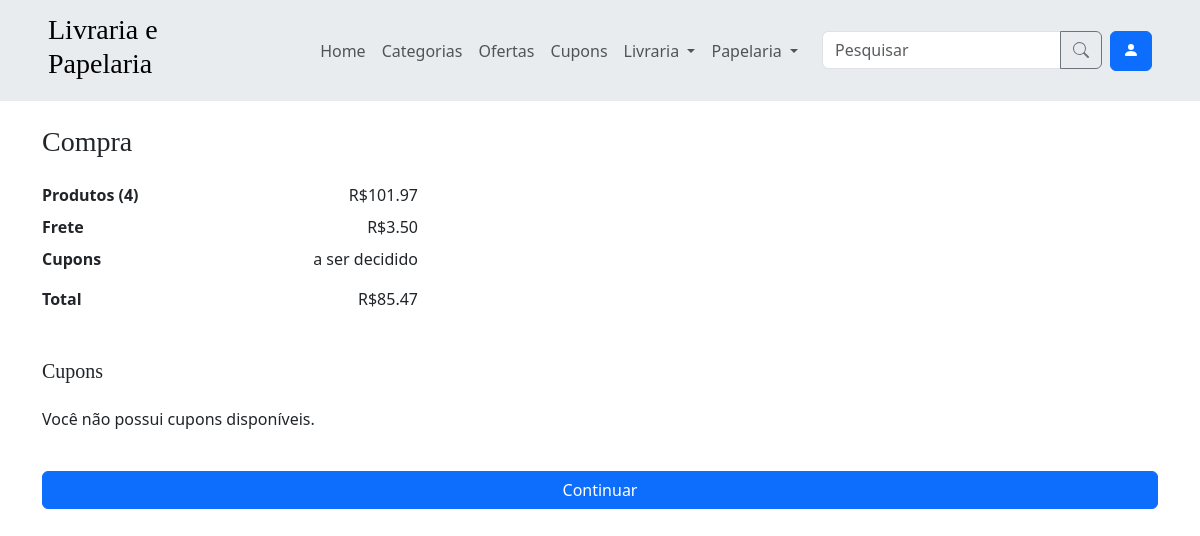
Page /compra/cupons/2 (signed in) on the earlier database version.
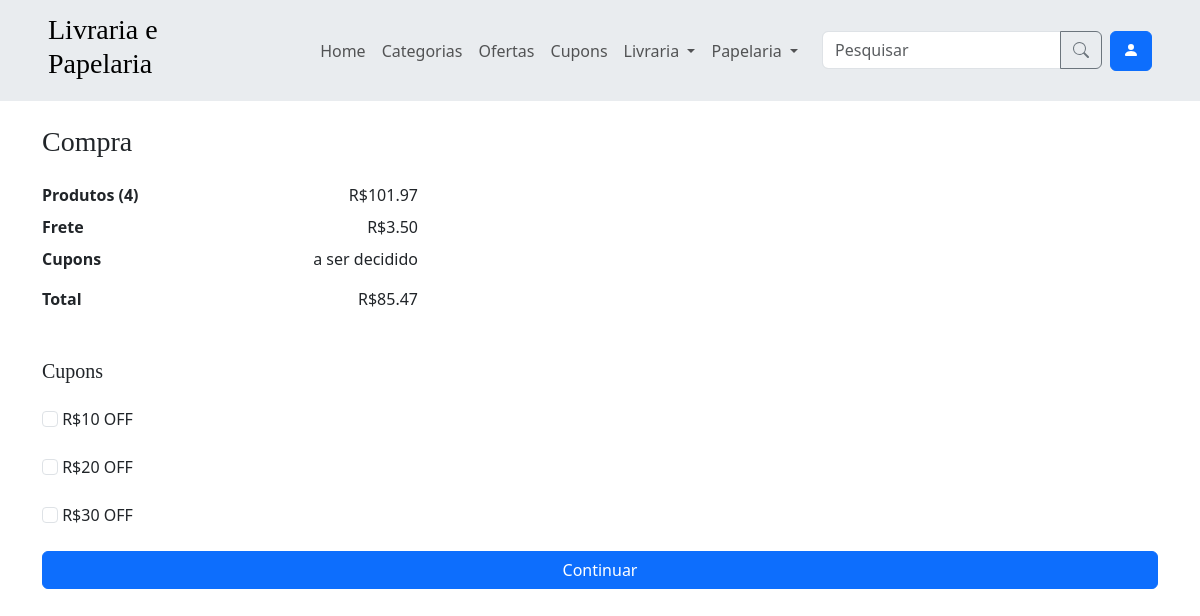
Same page on the later database version.
### app/models.py (models this page shows, shortened)
class Cupom(models.Model):
    nome = models.CharField(max_length=100, null=True, blank=True)
    desconto = models.DecimalField(max_digits=10, decimal_places=2)
    data_inicio = models.DateTimeField()
    data_fim = models.DateTimeField()
    compras = models.ManyToManyField(Compra, blank=True)
    def is_valido(self, usuario):
        dentro_do_tempo = self.data_inicio <= timezone.now() <= self.data_fim
        usuario_nao_usou = not self.compras.filter(usuario=usuario).exists()
        return dentro_do_tempo and usuario_nao_usou
    class Meta:
        verbose_name = verbose_name_plural = 'Cupom'

### app/views_compra.py (the view)
# urls.py: path('compra/cupons/<int:id_compra>', views_compra.compra_cupons, name='compra_cupons'),
@login_required
@user_passes_test(usuario_comum)
def compra_cupons(request, id_compra):
    compra = get_object_or_404(Compra, id=id_compra)
    if request.method == 'POST':
        cupons = request.POST.getlist('cupons')
        compra.cupom_set.set(cupons)
        return redirect('compra_pagamento', id_compra=id_compra)
    cupons = [cupom for cupom in Cupom.objects.all() if cupom.is_valido(request.user)]
    return render(request, 'compra_cupons.html', {'compra': compra, 'cupons': cupons})

### app/context_processors.py (called while the page is built)
def categorias_processor(request):
    categorias = Categoria.objects.all()
    categorias_livraria = categorias.filter(tipo='Livraria')
    categorias_papelaria = categorias.filter(tipo='Papelaria')
    categorias = categorias[:10]
    return {
        'categorias': categorias,
        'categorias_livraria': categorias_livraria,
        'categorias_papelaria': categorias_papelaria
    }

### app/models.py (called while the page is built)
    def preco_atual(self):
        promocao = self.promocao_set.last()
        if promocao:
            promocao_produto = promocao.promocaoproduto_set.get(produto=self)
            return self.preco * (1 - promocao_produto.desconto)
        return self.preco

    def quantidade_produtos(self):
        return sum([compra_produto.quantidade for compra_produto in self.compraproduto_set.all()])

    def preco_produtos(self):
        return sum([compra_produto.produto.preco_atual() * compra_produto.quantidade for compra_produto in self.compraproduto_set.all()])

    def desconto_cupons(self):
        soma = 0
        for cupom in self.cupom_set.all():
            soma += cupom.desconto
        return soma

### app/views_compra.py (called while the page is built)
def usuario_comum(user):
    return not user.is_staff

### app/templates/compra_cupons.html (shortened to what this page needs)
{% extends 'components/base.html' %}
{% block content %}
    {% include 'components/content_title.html' with title='Compra' %}
    {% include 'components/resumo_compra.html' with preco_produtos=compra.preco_produtos quantidade_produtos=compra.quantidade_produtos preco_total=compra.preco_total preco_frete=compra.preco_frete %}
    <h5 class="mb-4">Cupons</h5>
    <form class="d-flex flex-column gap-4" method="post">
        {% for cupom in cupons %}
            <div>
                <input value="{{ cupom.id }}" class="form-check-input" type="checkbox" name="cupons" id="cupons">
                <label class="form-check-label" for="cupons">{{ cupom.nome }}</label>
            </div>
        {% empty %}
        <p>Você não possui cupons disponíveis.</p>
        {% endfor %}
        <button type="submit" class="btn btn-primary">Continuar</button>
    </form>
{% endblock %}

Differences in the rows shown:
added Cupom: nome "R$10 OFF"
added Cupom: nome "R$20 OFF"
added Cupom: nome "R$30 OFF"
Other differences:
text no longer shown: "Você não possui cupons disponíveis."
